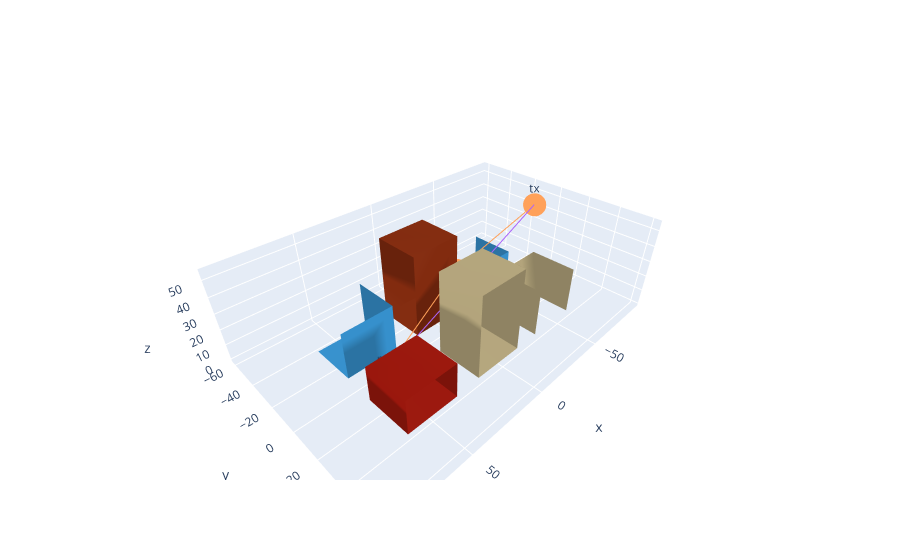

The notebook cell this image was saved under:
### Markdown cell above
Below, we demonstrate how to generate (and plot) a random scene.

### Code cell
key_example = jax.random.key(1234)

with reuse() as fig:
    scene = random_scene(base_scene, key=key_example)
    scene.plot(showlegend=False)

    for i in range(3):
        paths = scene.compute_paths(order=i)
        print(  # noqa: T201
            f"(order = {i}) Found {int(paths.mask.sum()):2d} valid paths our of {paths.mask.size:4d} path candidates."
        )
        paths.plot(showlegend=False)

fig
